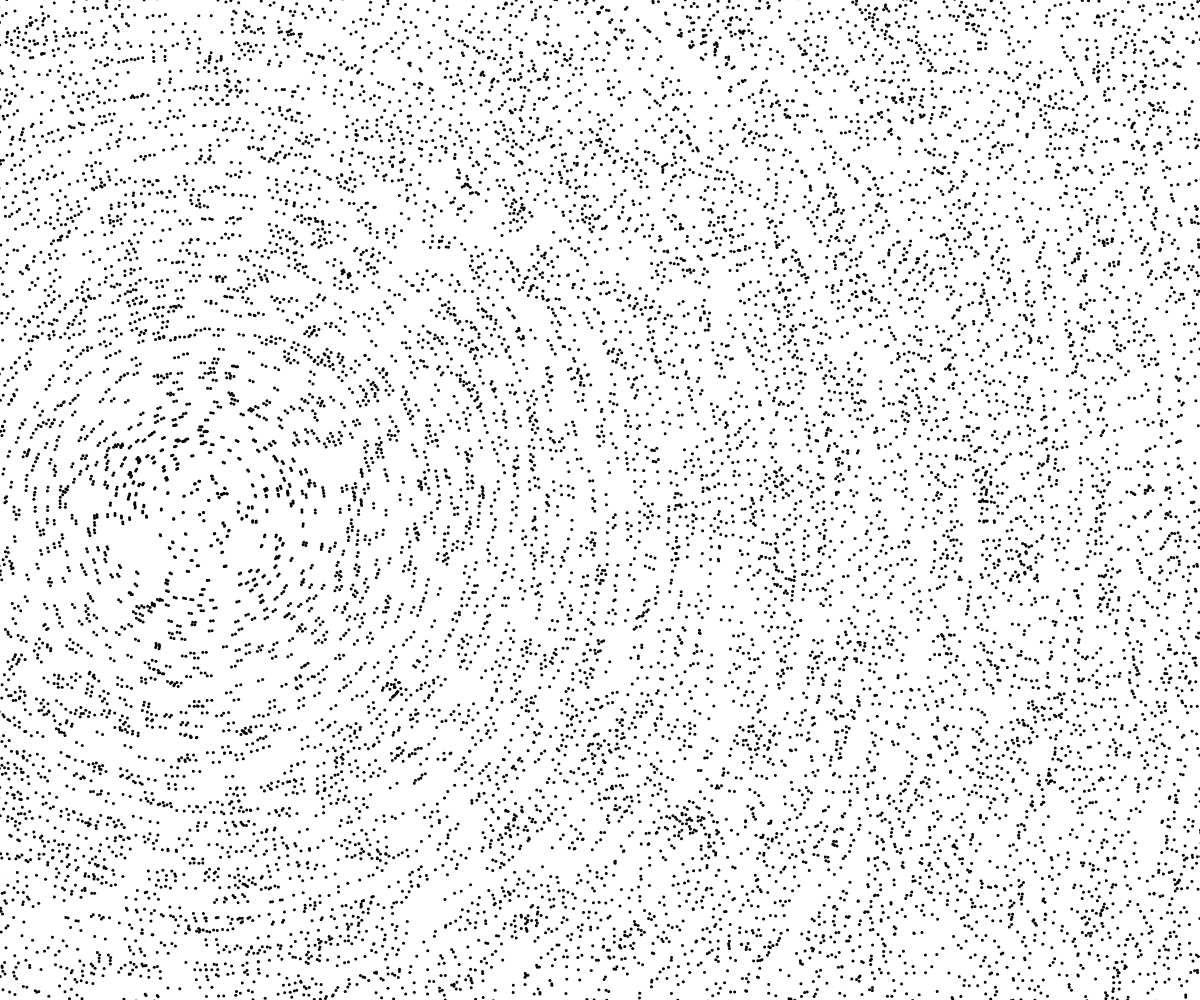
Frame 1 (no input)
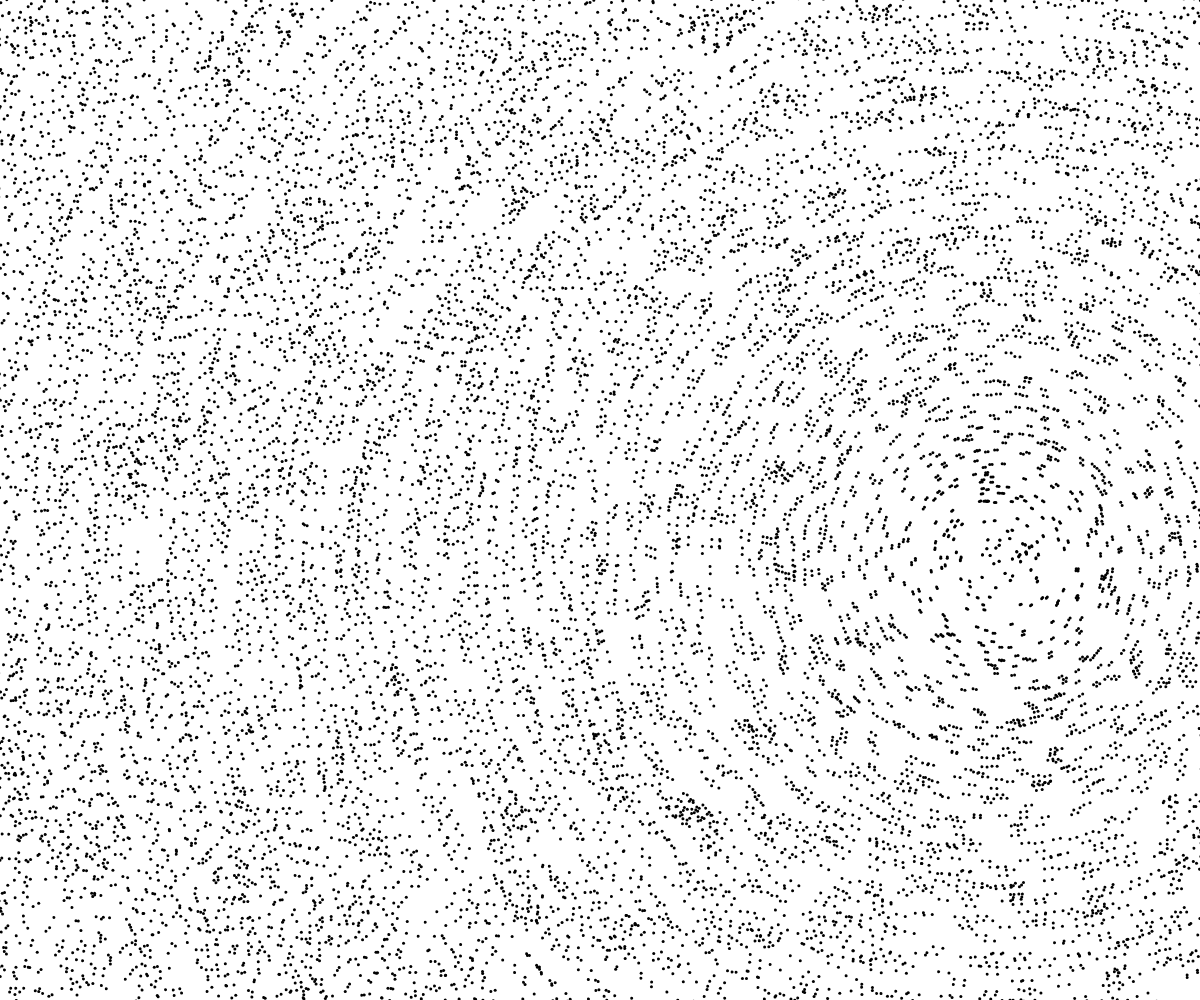
Frame 60 (no input)
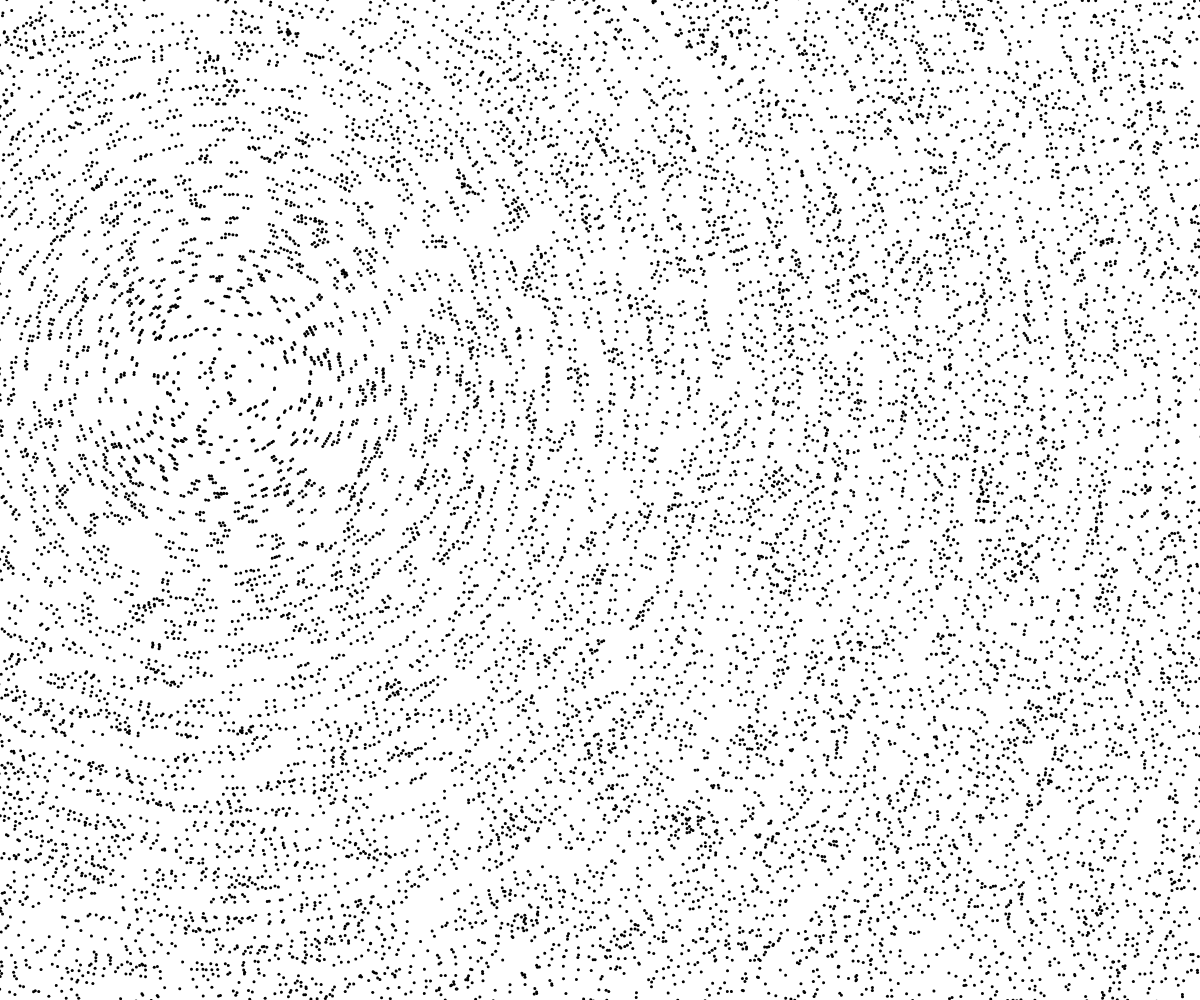
Frame 120 (the mouse pressed at the canvas centre since frame 60)

The p5.js sketch that drew these frames (run headless with seeded random() and noise() and a simulated clock; from frame 60 on, the mouse is pressed at the canvas centre):

// p5.js sketch
// ── sketch.js
let numPoints = 7500;
let frameNum = 0;
let x = [];
let y = [];
let r;

function setup() {
	createCanvas(windowWidth, windowHeight);
	translate(width/2, height/2);
	background(255);
	strokeWeight(3);
	stroke(0);

	r = min(width,height)/100;

	let buffer = 30;
	// Generate points
	for (i=0; i <= numPoints; i++) {
		x[i] = random(-width/2 - buffer, width/2 + buffer);
		y[i] = random(-height/2 - buffer, height/2 + buffer);
		point(x[i],y[i]);
	}
}


function draw() {
	background(255);

	// let angle = 0.1* sin(frameNum/20);
	angle = 0.025;


	frameNum++;
	tx = r * sin(frameNum / 20);
	ty = r * cos(frameNum / 20);

	translate(width/2, height/2);
	for (i=0; i<= numPoints; i++) {
		point(x[i],y[i]);
	}
		rotate(angle);
		translate(tx,ty);
	for (i=0; i<= numPoints; i++) {
		point(x[i],y[i]);
	}

}
